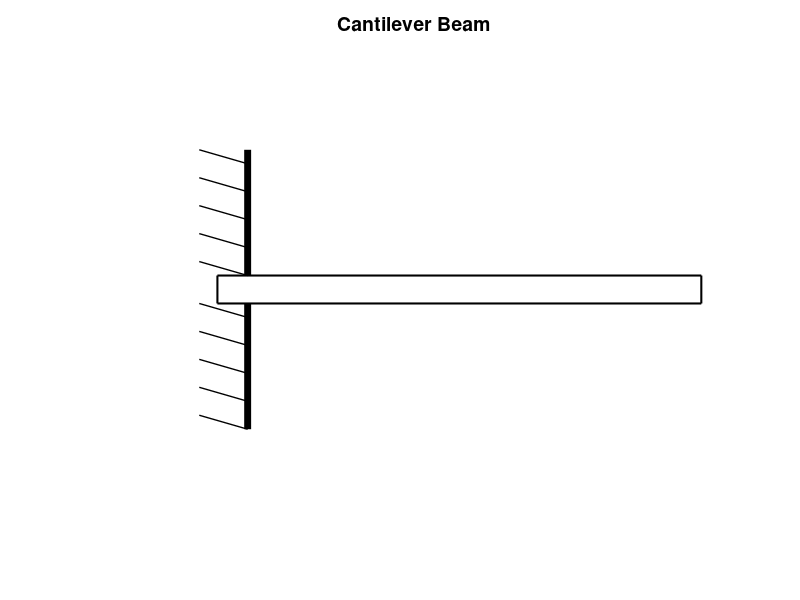

The MATLAB script that drew this image: (Note: this script raises an error after producing the figure.)
%Generates image for level 3 cantilever beam problems
%Created by Stecia-Marie Fletcher for the continuation of the project ,'Intoducing e-learning
%environments to the Biomedical Engineering Programme', supervised by Dr. Pilar 
%Garcia Souto for the purposes of the module, Mechanics and Materials
%UCL Department: Medical Physics and Bioengineering
%Date: 17/09/14
%version 1.0

l=randi([10,20]);
L=l*10;

%Plotting the beam

x1=0;
x2=L+L/15;

%Ploting a vertical line

a=plot([L/15,L/15],[-1,-0.1],'Color','black','linewidth',5);

hold on

plot([L/15,L/15],[1,0.1],'Color','black','linewidth',5);

%Plotting a beam

rectangle('Position',[x1,-0.1,x2,0.2],'LineWidth',1.5);

%Axis restrictions and title

axis([-L/4 x2+10 -1.75 1.75]);

title('Cantilever Beam','FontSize',14, 'FontWeight','bold');

axis off

%Plotting the sloped lines indicating the rigidity of the vertical wall (in
%keeping with cantilever beams in notes)

for c=0.2:0.2:1
    plot([-L/25,L/15],[c,c-0.1],'Color','black','linewidth',1);
end

for d=-0.9:0.2:-0.1
    plot([-L/25,L/15],[d,d-0.1],'Color','black','linewidth',1);
end

%Plotting and labelling the reaction forces

arrow([L/30,-1.3],[L/30,-0.15],'LineWidth',2) %Reaction force at boundary

text(-2,-1.25,'R','Fontsize',14,'FontWeight','bold') %Label reaction force at boundary

rectangle('Position',[-L/5,-0.15,L/8,0.3],'Curvature',[1,1],'LineWidth',1.5); %Moment circle

arrow([-L/9,-0.15],[-L/9 + 1,-0.15],'LineWidth',2) %Moment arrow

text(-L/6,0.3,'M','Fontsize',14,'FontWeight','bold') %Moment label

%Indicating the length of the beam on the plot

a1=L/15; %Starting point of measured beam
a2=L+L/15; %End point of measured beam
%Measured beam does not include beam length to the left of the barrier

a3=a1+(a1+a2)/2; %Midpoint of measured beam

plot([a2,a2],[-0.1,-1],'Linestyle','--','linewidth',2,'Color','black');

arrow([a3,-1],[a1,-1],'LineWidth',2); %Draws l.h.s. of arrow
arrow([a3,-1],[a2,-1],'LineWidth',2); %Draws r.h.s. of arrow

L_in_m=L/100; %length in meters

Length_label=strcat(num2str(L_in_m),'m');

a4=a1+(a1+a2)/3;

text(a4,-1.1,Length_label,'fontsize',14,'fontweight','bold');

%Indicating level

rectangle('Position',[L-5*L/20+5,1.5,L/20,0.1],'Curvature',[1,1],'LineWidth',1.5,'FaceColor','y');
rectangle('Position',[L-4*L/20+5,1.5,L/20,0.1],'Curvature',[1,1],'LineWidth',1.5,'FaceColor','y');
rectangle('Position',[L-3*L/20+5,1.5,L/20,0.1],'Curvature',[1,1],'LineWidth',1.5,'FaceColor','y');
rectangle('Position',[L-2*L/20+5,1.5,L/20,0.1],'Curvature',[1,1],'LineWidth',1.5);
rectangle('Position',[L-L/20+5,1.5,L/20,0.1],'Curvature',[1,1],'LineWidth',1.5);

text(a3-5,1.55,'Level 3','fontsize',14,'fontweight','bold'); %Level 3 label

%Showing x direction

arrow([0,-1.5],[L/5,-1.5],'linewidth',2);

text(L/5+L/40,-1.5,'x','Fontsize',14,'fontweight','bold');

%Indicating x=0 position

arrow([L/15,1.3],[L/15,1.05],'LineWidth',2) 

text(L/15-L/30,1.35,'x=0','Fontsize',12,'fontweight','bold');

%Plotting distributed load

e1=randi([3,round(l/3)]);
E1=e1*10; 
yr=0.12;
hr=0.2;

Position_E1=a1+E1; %Position of ist end of distributed load

length_load=randi([3,round(l/2.5)]);
Length_Load=length_load*10;

Position_E2=Position_E1+Length_Load; %Position of second end of distributed load

rectangle('Position',[Position_E1,yr,Length_Load,hr],'LineWidth',2,'EdgeColor','r','FaceColor','g');

%Labelling distributed load

w=randi([15,50]);
W=w*10;
Weight_label=strcat(num2str(W),'N');

text(Position_E1+(Length_Load/3),0.2,Weight_label,'fontsize',12,'fontweight','bold');

%Indication of positions of the ends of the distributed load w.r.t x=0

%For E1

b1=a1; %Starting point of measured position
b2=Position_E1; %End point of measured position

b3=b1+(b1+b2)/2; %Midpoint

arrow([b3,-0.2],[b1,-0.2],'LineWidth',2); %Draws l.h.s. of arrow
arrow([b3,-0.2],[b2,-0.2],'LineWidth',2); %Draws r.h.s. of arrow

E1_in_m=E1/100; %Measured position of first end in m

E1_label=strcat(num2str(E1_in_m),'m');

b4=b1+(b1+b2)/4;

text(b4,-0.3,E1_label,'fontsize',14,'fontweight','bold');

plot([Position_E2,Position_E2],[0.1,-0.5],'Linestyle','--','linewidth',2,'Color','black');

b1_2=a1; %Starting point of measured position
b2_2=Position_E2; %End point of measured position

b3_2=b1_2+(b1_2+b2_2)/2; %Midpoint 

arrow([b3_2,-0.5],[b1_2,-0.5],'LineWidth',2); %Draws l.h.s. of arrow
arrow([b3_2,-0.5],[b2_2,-0.5],'LineWidth',2); %Draws r.h.s. of arrow

E2_in_m=(E1+Length_Load)/100; %Measured position of second load in m 

E2_label=strcat(num2str(E2_in_m),'m');

b4_2=b1_2+(b1_2+b2_2)/3;

text(b4_2,-0.6,E2_label,'fontsize',14,'fontweight','bold');

text(a1+1,0.2,'A','fontsize',14,'fontweight','bold');
text(b2-5,0.4,'B','fontsize',14,'fontweight','bold');
text(b2_2,0.4,'C','fontsize',14,'fontweight','bold');
text(a2,0.2,'D','fontsize',14,'fontweight','bold');

imgname=strcat('level3a','.jpg');

saveas(a,imgname);

hold off

%Plotting the equivalent free body diagram

%Plotting the beam

x1=0;
x2=L+L/15;

%Ploting a vertical line

b=plot([L/15,L/15],[-1,-0.1],'Color','black','linewidth',5);

hold on

plot([L/15,L/15],[1,0.1],'Color','black','linewidth',5);

%Plotting a beam

rectangle('Position',[x1,-0.1,x2,0.2],'LineWidth',1.5);

%Axis restrictions and title

axis([-L/4 x2+10 -1.75 1.75]);

title('Equivalent Free Body Diagram','FontSize',14, 'FontWeight','bold');

axis off

%Plotting the sloped lines indicating the rigidity of the vertical wall (in
%keeping with cantilever beams in notes)

for c=0.2:0.2:1
    plot([-L/25,L/15],[c,c-0.1],'Color','black','linewidth',1);
end

for d=-0.9:0.2:-0.1
    plot([-L/25,L/15],[d,d-0.1],'Color','black','linewidth',1);
end

%Plotting and labelling the reaction forces

arrow([L/30,-1.3],[L/30,-0.15],'LineWidth',2) %Reaction force at boundary

text(-2,-1.25,'R','Fontsize',14,'FontWeight','bold') %Label reaction force at boundary

rectangle('Position',[-L/5,-0.15,L/8,0.3],'Curvature',[1,1],'LineWidth',1.5); %Moment circle

arrow([-L/9,-0.15],[-L/9 + 1,-0.15],'LineWidth',2) %Moment arrow

text(-L/6,0.3,'M','Fontsize',14,'FontWeight','bold') %Moment label

%Indicating the length of the beam on the plot

a1=L/15; %Starting point of measured beam
a2=L+L/15; %End point of measured beam
%Measured beam does not include beam length to the left of the barrier

a3=a1+(a1+a2)/2; %Midpoint of measured beam

plot([a2,a2],[-0.1,-1],'Linestyle','--','linewidth',2,'Color','black');

arrow([a3,-1],[a1,-1],'LineWidth',2); %Draws l.h.s. of arrow
arrow([a3,-1],[a2,-1],'LineWidth',2); %Draws r.h.s. of arrow

L_in_m=L/100; %length in meters

Length_label=strcat(num2str(L_in_m),'m');

a4=a1+(a1+a2)/3;

text(a4,-1.1,Length_label,'fontsize',14,'fontweight','bold');

%Plotting equivalent point load

Position=(Position_E1+Position_E2)/2; %Position of point load

P=Position-a1; %measured position of point load

P_in_m=P/100; %measured position in m

arrow([Position,0.75],[Position,0.1],'LineWidth',3)

text(Position-L/30,0.85,Weight_label,'fontsize',14,'fontweight','bold') %labelling weight of the point load

%Indicating distance of point load from position x=0

c1=a1; %Starting point of measured position
c2=Position; %End point of measured position

c3=c1+(c1+c2)/2; %Midpoint 

arrow([c3,-0.2],[c1,-0.2],'LineWidth',2); %Draws l.h.s. of arrow
arrow([c3,-0.2],[c2,-0.2],'LineWidth',2); %Draws r.h.s. of arrow

Position_label=strcat(num2str(P_in_m),'m');

c4=c1+(c1+c2)/4;

text(c4,-0.3,Position_label,'fontsize',14,'fontweight','bold');

imgname2=strcat('level3b','.jpg');

saveas(b,imgname2);

hold off

%Plotting the SFD

R=W;

%By taking moments about A

M=(E1_in_m+E2_in_m)*W/2;

SFA=R;
SFB=R;
SFC=0;
SFD=0;

SF=plot([0,0],[0,R],'linewidth',4,'Color','red');

hold on

plot([0,E1_in_m],[R,R],'linewidth',3,'Color','red');
plot([E1_in_m,E2_in_m],[R,0],'linewidth',3,'Color','red');
plot([E2_in_m,L_in_m],[0,0],'linewidth',3,'Color','red');

%Axes and titles

axis([0 L_in_m+0.1 0 R+R/5]);

title('Shear Force Diagram','FontSize',14, 'FontWeight','bold');

ylabel('Shear Force (N)','Fontsize',12,'FontWeight','bold');

xlabel('Displacement (m)','Fontsize',12,'FontWeight','bold');

shearforce=strcat('shearforce_level3','.jpg');

saveas(SF,shearforce);

hold off

%Plotting the bending moment diagram

BMA=-M;
BMB=-(abs(M-R*E1_in_m));
BMC=0;
BMD=0;

BM=plot([0,E1_in_m],[-M,BMB],'linewidth',3,'Color','red');

hold on

plot([E2_in_m,L_in_m],[0,0],'linewidth',3,'Color','red');

m=(SFC-SFB)/(E2_in_m-E1_in_m);
C=-1*(m*E2_in_m);

X=(E1_in_m:0.01:E2_in_m);

%When x=E1, y=BMB
A=BMB-(m*E1_in_m^2/2+C*E1_in_m);

Y=m.*(X.^2)/2 + C.*X +A;

plot(X,Y,'linewidth',3,'Color','red');

%Axes and titles

axis([0 L_in_m -M 0]);

title('Bending Moment Diagram','FontSize',14, 'FontWeight','bold');

ylabel('Bending Moment (N.m)','Fontsize',12,'FontWeight','bold');

xlabel('Displacement (m)','Fontsize',12,'FontWeight','bold');

bendingmoment=strcat('bendingmoment_level3','.jpg');

saveas(BM,bendingmoment);

hold off
